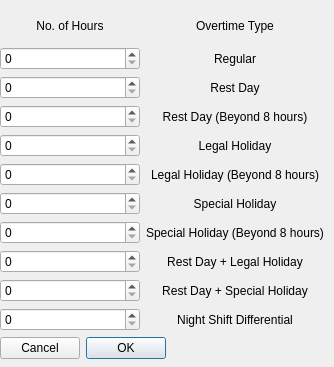
<?xml version="1.0" encoding="UTF-8"?>
<ui version="4.0">
 <class>AddOvertimeHoursDialog</class>
 <widget class="QDialog" name="AddOvertimeHoursDialog">
  <property name="geometry">
   <rect>
    <x>0</x>
    <y>0</y>
    <width>334</width>
    <height>367</height>
   </rect>
  </property>
  <property name="windowTitle">
   <string>Dialog</string>
  </property>
  <widget class="QWidget" name="verticalLayoutWidget">
   <property name="geometry">
    <rect>
     <x>0</x>
     <y>10</y>
     <width>324</width>
     <height>349</height>
    </rect>
   </property>
   <layout class="QVBoxLayout" name="verticalLayout">
    <item>
     <layout class="QGridLayout" name="gridLayout">
      <item row="0" column="0">
       <widget class="QLabel" name="hoursLabel">
        <property name="sizePolicy">
         <sizepolicy hsizetype="Minimum" vsizetype="Preferred">
          <horstretch>0</horstretch>
          <verstretch>0</verstretch>
         </sizepolicy>
        </property>
        <property name="minimumSize">
         <size>
          <width>0</width>
          <height>20</height>
         </size>
        </property>
        <property name="text">
         <string>No. of Hours</string>
        </property>
        <property name="alignment">
         <set>Qt::AlignCenter</set>
        </property>
       </widget>
      </item>
      <item row="0" column="1">
       <widget class="QLabel" name="overtimeTypeLabel">
        <property name="text">
         <string>Overtime Type</string>
        </property>
        <property name="alignment">
         <set>Qt::AlignCenter</set>
        </property>
       </widget>
      </item>
      <item row="1" column="1">
       <widget class="QLabel" name="regularLabel">
        <property name="text">
         <string>Regular</string>
        </property>
        <property name="alignment">
         <set>Qt::AlignCenter</set>
        </property>
       </widget>
      </item>
      <item row="2" column="1">
       <widget class="QLabel" name="restLabel">
        <property name="text">
         <string>Rest Day</string>
        </property>
        <property name="alignment">
         <set>Qt::AlignCenter</set>
        </property>
       </widget>
      </item>
      <item row="3" column="1">
       <widget class="QLabel" name="rest8hrLabel">
        <property name="text">
         <string>Rest Day (Beyond 8 hours)</string>
        </property>
        <property name="alignment">
         <set>Qt::AlignCenter</set>
        </property>
       </widget>
      </item>
      <item row="4" column="1">
       <widget class="QLabel" name="legelHolidayLabel">
        <property name="text">
         <string>Legal Holiday</string>
        </property>
        <property name="alignment">
         <set>Qt::AlignCenter</set>
        </property>
       </widget>
      </item>
      <item row="5" column="1">
       <widget class="QLabel" name="legalHoliday8hrLabel">
        <property name="text">
         <string>Legal Holiday (Beyond 8 hours)</string>
        </property>
        <property name="alignment">
         <set>Qt::AlignCenter</set>
        </property>
       </widget>
      </item>
      <item row="6" column="1">
       <widget class="QLabel" name="specialHolidayLabel">
        <property name="text">
         <string>Special Holiday</string>
        </property>
        <property name="alignment">
         <set>Qt::AlignCenter</set>
        </property>
       </widget>
      </item>
      <item row="7" column="1">
       <widget class="QLabel" name="specialHolidayLabel_2">
        <property name="text">
         <string>Special Holiday (Beyond 8 hours)</string>
        </property>
        <property name="alignment">
         <set>Qt::AlignCenter</set>
        </property>
       </widget>
      </item>
      <item row="8" column="1">
       <widget class="QLabel" name="restDayLegelHolidayLabel">
        <property name="text">
         <string>Rest Day + Legal Holiday</string>
        </property>
        <property name="alignment">
         <set>Qt::AlignCenter</set>
        </property>
       </widget>
      </item>
      <item row="9" column="1">
       <widget class="QLabel" name="restDaySpecialHolidayLabel">
        <property name="text">
         <string>Rest Day + Special Holiday</string>
        </property>
        <property name="alignment">
         <set>Qt::AlignCenter</set>
        </property>
       </widget>
      </item>
      <item row="10" column="1">
       <widget class="QLabel" name="nightShiftLabel">
        <property name="text">
         <string>Night Shift Differential</string>
        </property>
        <property name="alignment">
         <set>Qt::AlignCenter</set>
        </property>
       </widget>
      </item>
      <item row="1" column="0">
       <widget class="QSpinBox" name="regularSpinBox"/>
      </item>
      <item row="2" column="0">
       <widget class="QSpinBox" name="restDaySpinBox"/>
      </item>
      <item row="3" column="0">
       <widget class="QSpinBox" name="restDay8HrSpinBox"/>
      </item>
      <item row="4" column="0">
       <widget class="QSpinBox" name="legalHolidaySpinBox"/>
      </item>
      <item row="5" column="0">
       <widget class="QSpinBox" name="legalHoliday8hrSpinBox"/>
      </item>
      <item row="6" column="0">
       <widget class="QSpinBox" name="specialHolidaySpinBox"/>
      </item>
      <item row="7" column="0">
       <widget class="QSpinBox" name="specialHoliday8hrSpinBox"/>
      </item>
      <item row="8" column="0">
       <widget class="QSpinBox" name="restDayAndLegalSpinBox"/>
      </item>
      <item row="9" column="0">
       <widget class="QSpinBox" name="restDayAndSpecialSpinBox"/>
      </item>
      <item row="10" column="0">
       <widget class="QSpinBox" name="nightShiftSpinBox"/>
      </item>
     </layout>
    </item>
    <item>
     <widget class="QDialogButtonBox" name="buttonBox">
      <property name="layoutDirection">
       <enum>Qt::RightToLeft</enum>
      </property>
      <property name="orientation">
       <enum>Qt::Horizontal</enum>
      </property>
      <property name="standardButtons">
       <set>QDialogButtonBox::Cancel|QDialogButtonBox::Ok</set>
      </property>
     </widget>
    </item>
   </layout>
  </widget>
 </widget>
 <resources/>
 <connections>
  <connection>
   <sender>buttonBox</sender>
   <signal>accepted()</signal>
   <receiver>Dialog</receiver>
   <slot>accept()</slot>
   <hints>
    <hint type="sourcelabel">
     <x>248</x>
     <y>254</y>
    </hint>
    <hint type="destinationlabel">
     <x>157</x>
     <y>274</y>
    </hint>
   </hints>
  </connection>
  <connection>
   <sender>buttonBox</sender>
   <signal>rejected()</signal>
   <receiver>Dialog</receiver>
   <slot>reject()</slot>
   <hints>
    <hint type="sourcelabel">
     <x>316</x>
     <y>260</y>
    </hint>
    <hint type="destinationlabel">
     <x>286</x>
     <y>274</y>
    </hint>
   </hints>
  </connection>
 </connections>
</ui>
